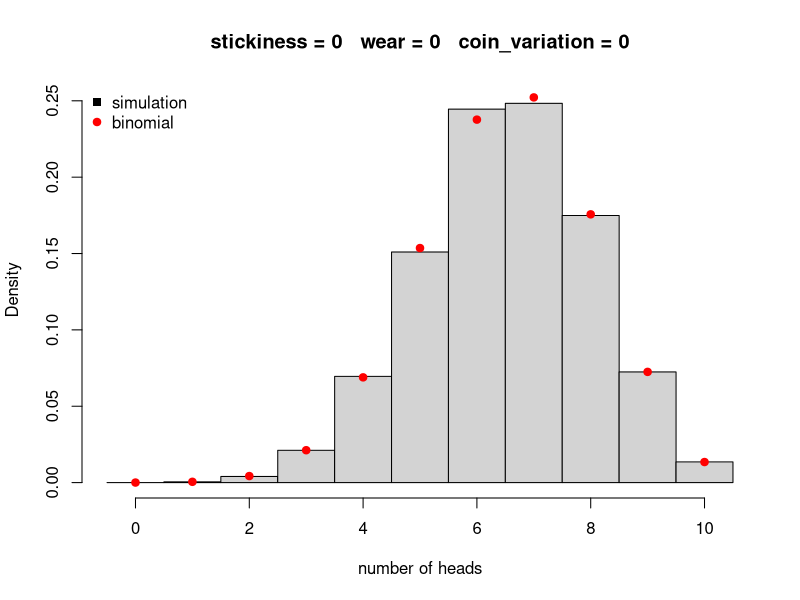

Source code (R):
# Simulates coin tosses that violate the assumptions of the bionomial distribution.

p_head <- 0.65
throws <- 10
repeats <- 20000

# The binomial is not just "a bell-ish shape for counts".  It is the shortcut
# for one particular process: every throw has the SAME p(head), and no throw
# influences any other.  Each knob below breaks one of those assumptions.
#
# Set one at a time.  With all three at 0 this is an ordinary coin and the
# binomial fits.  Each knob is built so that the AVERAGE number of heads stays
# at throws * p_head, so whatever changes in the plot is the broken assumption
# showing itself -- not simply a different coin.

stickiness <- 0        # 0-1: each throw is pulled towards the one before it
wear <- 0              # 0-1: p(head) slides down across the ten throws
coin_variation <- 0    # 0-1: each repeat is played with a slightly different coin

plot_binomial <- 1

results <- rep(NA, repeats)
for (i in 1: repeats)
{

  # The coin used for this repeat.  With coin_variation = 0 it is always the
  # same coin, which is what the binomial assumes.
  p_coin <- p_head + runif(1, -coin_variation, coin_variation)

  previous <- NA
  number_of_heads <- 0

  for (j in 1:throws)
  {

    # Wear: p(head) starts high and finishes low, centred so that its average
    # across the ten throws is still p_coin.
    p_now <- p_coin + wear/2 - wear * (j - 1)/(throws - 1)

    # Stickiness: the previous throw pulls this one towards itself.  The two
    # adjustments are chosen so that heads still come up a fraction p_coin of
    # the time in the long run.
    if (!is.na(previous))
    {
      if (previous == 1) {p_now <- p_now + stickiness * (1 - p_now)} else {p_now <- p_now * (1 - stickiness)}
    }

    p_now <- min(max(p_now, 0), 1)

    throw <- sample.int(2, size=1, prob=c(1-p_now, p_now))
    throw <- throw - 1

    number_of_heads <- number_of_heads + throw
    previous <- throw

  }

  results[i] <- number_of_heads

}

possible <- 0:throws
breaks <- seq(-0.5, throws + 0.5, by = 1)

h <- hist(results, breaks = breaks, plot = FALSE)
expected <- dbinom(possible, throws, p_head)

title <- paste("stickiness =", stickiness, "  wear =", wear,
               "  coin_variation =", coin_variation)

hist(results, breaks = breaks, freq = FALSE, main = title,
     xlab = "number of heads", ylim = c(0, max(h$density, expected)))

if (plot_binomial)
{
  points(possible, expected, col = "red", pch = 19)
  legend("topleft", legend = c("simulation", "binomial"),
         col = c("black", "red"), pch = c(15, 19), bty = "n")
}

# The average is the same whichever knob is turned.  It is the SPREAD that
# gives the broken assumption away.
cat("simulation:  mean", round(mean(results), 2), " sd", round(sd(results), 2), "\n")
cat("binomial  :  mean", round(throws * p_head, 2),
    " sd", round(sqrt(throws * p_head * (1 - p_head)), 2), "\n")
